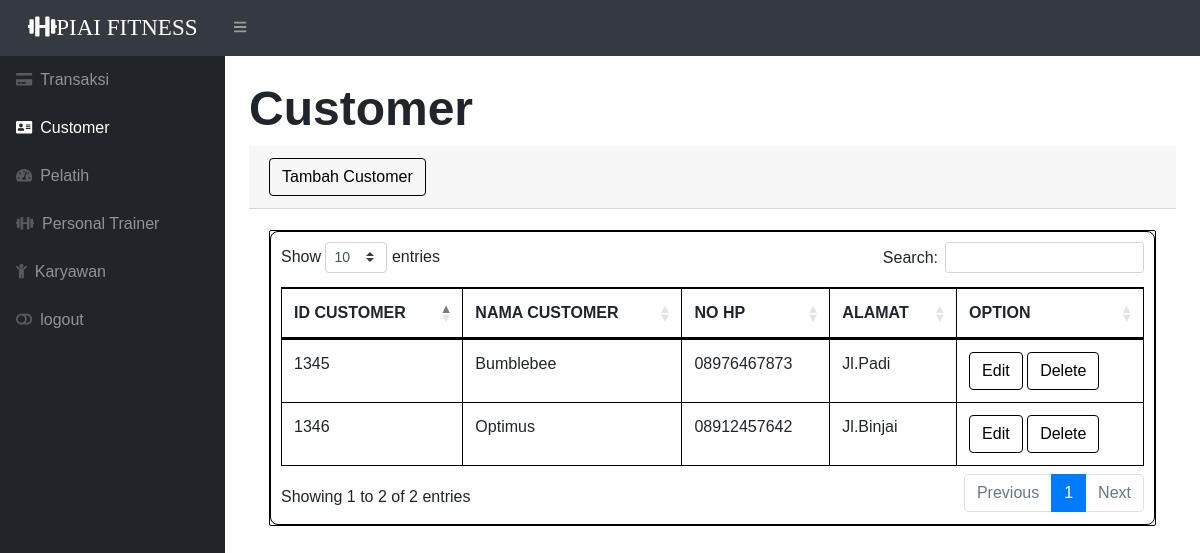
/customer.php, run on the app's committed database.
### tables this page shows
CREATE TABLE `customer` (
  `idcustomer` int(100) NOT NULL,
  `pelanggan` varchar(15) NOT NULL,
  `nohp` varchar(15) NOT NULL,
  `alamat` varchar(15) NOT NULL,
  `idperiode` varchar(20) NOT NULL,
  `jumlah` int(10) NOT NULL,
  `idpelatih` varchar(15) NOT NULL,
  `total_harga` decimal(10,2) NOT NULL
);

### customer.php (the view, shortened to what this page needs)
<?php
require 'function.php';
?>
<!DOCTYPE html>
<html lang="en">
    <head>
        <link href="css/styles.css" rel="stylesheet" />
        <link href="https://cdn.datatables.net/1.10.20/css/dataTables.bootstrap4.min.css" rel="stylesheet" />
    </head>
    <body class="sb-nav-fixed">
        <nav class="sb-topnav navbar navbar-expand navbar-dark bg-dark">
        <div class="navbar-brand"><i class="fa fa-dumbbell"></i>PIAI FITNESS</div>
            <button class="btn btn-link btn-sm order-1 order-lg-0" id="sidebarToggle" href="#"><i class="fas fa-bars"></i></button>
        </nav>
        <div id="layoutSidenav">
            <div id="layoutSidenav_nav">
                <nav class="sb-sidenav accordion sb-sidenav-dark" id="sidenavAccordion">
                    <div class="sb-sidenav-menu">
                    <div class="nav">
                            <a class="nav-link" href="index.php">
                                <div class="sb-nav-link-icon"><i class="fa fa-credit-card"></i></div>
                                Transaksi
                            </a>
                            <a class="nav-link" href="customer.php">
                                <div class="sb-nav-link-icon"><i class="fas fa-address-card"></i></div>
                                Customer
                            </a>
                            <a class="nav-link" href="pelatih.php">
                                <div class="sb-nav-link-icon"><i class="fas fa-tachometer-alt"></i></div>
                                Pelatih
                            </a>
                            <a class="nav-link" href="personaltrainer.php">
                                <div class="sb-nav-link-icon"><i class="fas fa-dumbbell"></i></div>
                                Personal Trainer
                            </a>
                            <a class="nav-link" href="karyawan.php">
                                <div class="sb-nav-link-icon"><i class="fas fa-child"></i></div>
                                Karyawan
                            </a>
                            <a class="nav-link" href="login.php">
                                <div class="sb-nav-link-icon"><i class="fas fa-toggle-off"></i></div>
                                logout
                            </a>
                        </div>
                </nav>
            </div>
            <div id="layoutSidenav_content">
                <main>
                    <div class="container-fluid">
                    <h1 class="mt-4 custom-heading">Customer</h1>
                            <div class="card-header">
                            <button type="button" class="btn btn-outline-primary" data-toggle="modal" data-target="#myModal" style="color: black; border-color: black;">
                                Tambah Customer
                            </div>
                            <div class="card-body">
                                <div class="table-responsive">
                                    <div class="table-container">
                                    <div class="table-content">
                                    <table class="table table-bordered" id="dataTable" width="100%" cellspacing="0">
                                        <thead>
                                            <tr>
                                                <th>ID CUSTOMER</th>
                                                <th>NAMA CUSTOMER</th>
                                                <th>NO HP</th>
                                                <th>ALAMAT</th>
                                                <th>OPTION</th>
                                            </tr>
                                        </thead>
                                        <tbody>
                                        <?php
                                            $ambilsemuadatacustomer = mysqli_query($conn, "select * from customer");
                                            while ($data = mysqli_fetch_array($ambilsemuadatacustomer)) {
                                                $idc = $data['idcustomer'];
                                                $pelanggan = $data['pelanggan'];
                                                $nohp = $data['nohp'];
                                                $alamat = $data['alamat'];
                                            ?>
                                            <tr>
                                                <td><?php echo $idc; ?></td>
                                                <td><?php echo $pelanggan; ?></td>
                                                <td><?php echo $nohp; ?></td>
                                                <td><?php echo $alamat; ?></td>
                                                <td>
                                                <button type="button" class="btn btn-outline-info" data-toggle="modal" data-target="#edit<?php echo $idc; ?>" style="color: black; border-color: black;">
                                                        Edit
                                                    </button>
                                                    <button type="button" class="btn btn-outline-danger" data-toggle="modal" data-target="#delete<?php echo $idc; ?>" style="color: black; border-color: black;">
                                                        Delete
                                                    </button>
                                                </td>
                                            </tr>
                                            <?php
                                            }
                                            ?>
                                        </tbody>
                                    </table>
                                </div>
                            </div>
                        </div>
                    </div>
                </main>
            </div>
        </div>
    </body>
</html>

### customer.php (style rules this page uses)
* { padding: 0; margin: 0; box-sizing: border-box; }
body { min-height:100vh; background: url("https://images.pexels.com/photos/669576/pexels-photo-669576.jpeg?auto=compress&cs=tinysrgb&w=1260&h=750&dpr=1") no-repeat center center/cover; font-family: sans-serif; background-size: cover; background-position: center; backdrop-filter: blur(5px) }
.table-container { overflow: hidden; position: relative; border-radius: 2px; margin-top: 1px; border: 1px solid black; }
.table-container::after { content: ""; position: absolute; top: 0; left: 0; width: 100%; height: 100%; border-radius: 10px; box-sizing: border-box; pointer-events: none; }
.table-content { border: 1px solid black; padding: 10px; border-radius: 8px; }
.custom-heading { font-family: georgia, sans-serif; font-size: 3rem; font-weight: bold; color: solid black; margin-top: 40px; }
.table-bordered, .table-bordered th, .table-bordered td { border-color: black !important; }
.navbar-brand { display: inline-block; text-align: center; text-decoration: none; font-family: Georgia, serif; font-size: 23px; width: 1000px; }

### data on the page
customer: idcustomer "1345", pelanggan "Bumblebee", nohp "08976467873", alamat "Jl.Padi"
customer: idcustomer "1346", pelanggan "Optimus", nohp "08912457642", alamat "Jl.Binjai"
